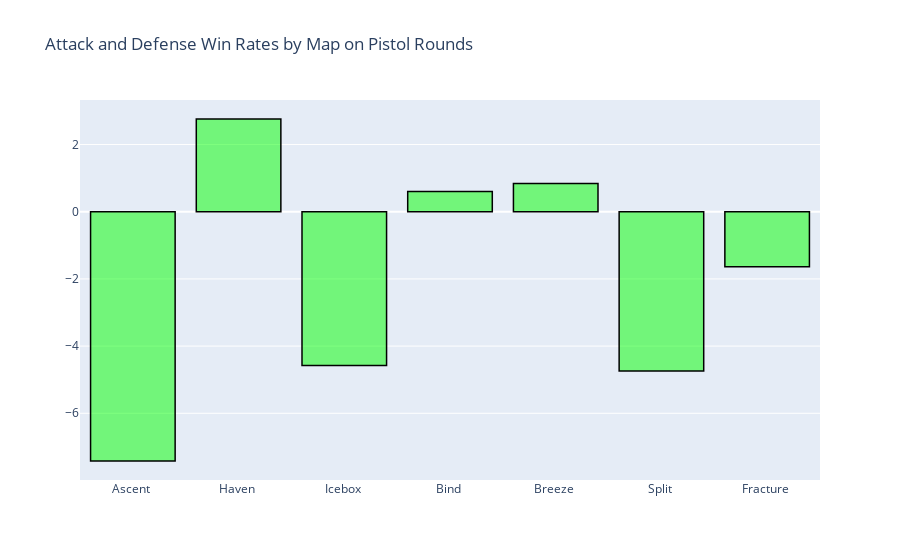

The notebook cell this image was saved under:
### Code cell
trace3 = go.Bar(
                x = maps_data.map,
                y = maps_data.pistol_atk_win_rate - maps_data.pistol_def_win_rate,
                marker = dict(color = 'rgba(0,255,0, 0.5)',
                             line=dict(color='rgb(0,0,0)',width=1.5)))

data = [trace3]
layout = go.Layout(title= 'Attack and Defense Win Rates by Map on Pistol Rounds',barmode = "group")
fig = go.Figure(data = data, layout = layout)
iplot(fig)

### Figure 1 — Plotly figure (JSON) as saved in the notebook; plotly's stock layout.template omitted (floating-point values rounded to 4 significant figures)
{"data": [{"marker": {"color": "rgba(0,255,0, 0.5)", "line": {"color": "rgb(0,0,0)", "width": 1.5}}, "type": "bar", "x": ["Ascent ", "Haven ", "Icebox ", "Bind ", "Breeze ", "Split ", "Fracture "], "y": [-7.42, 2.76, -4.58, 0.6, 0.84, -4.74, -1.64]}], "layout": {"barmode": "group", "title": {"text": "Attack and Defense Win Rates by Map on Pistol Rounds"}}}
